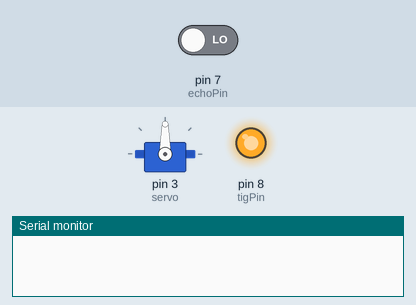
Recording of a sketch running on a simulated Arduino Uno, built with avr-gcc and run on an emulated ATmega328P. Shown: servo, output pins drawn as LEDs (lit = HIGH), the last lines printed to the serial monitor. Inputs (shaded band) come from the test bench; at power-on: pin 7 (echoPin) LOW.

Above: at 0.05 s.
At 1.15 s:
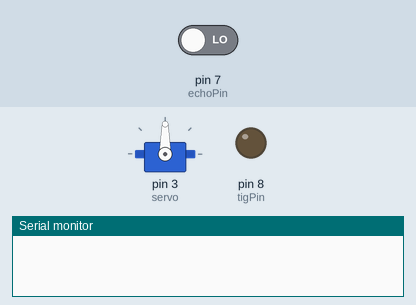
At 2.25 s:
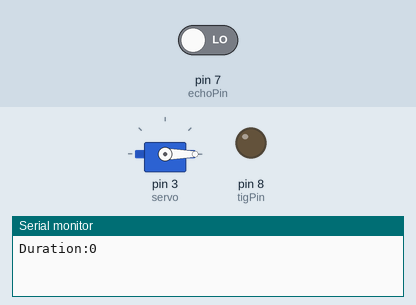
At 4.45 s:
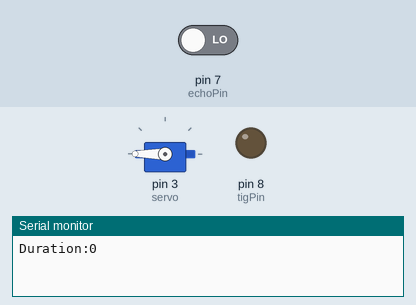
Timing chart, 0 to 5.9 s (numbered marks = the images above):
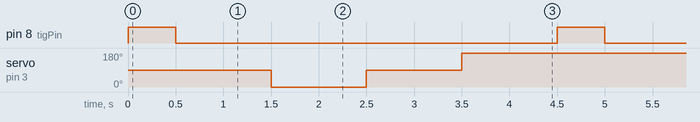

The sketch:

ultrasonic.ino
```cpp
const int echoPin=7,tigPin=8;
#include<Servo.h>
Servo servo;
void setup() {
  // put your setup code here, to run once:
  Serial.begin(9600);
  pinMode(tigPin,OUTPUT);
  pinMode(echoPin,INPUT);
 servo.attach(3);
}
void servoCall(int distance)
{
  if(distance<20)
  servo.write(0);
  // delay(1000);
  // servo.write(45);
  delay(1000);
  servo.write(90);
  // delay(1000);
  // servo.write(135);
  delay(1000);
  servo.write(180);
  delay(1000);
}
void loop() {
  // put your main code here, to run repeatedly
  long duration,distance;
  digitalWrite(tigPin,HIGH);
  delay(500);
  digitalWrite(tigPin,LOW);
  duration = pulseIn(echoPin,HIGH);
  distance = duration*0.034/2;
  Serial.print("Duration:");
  Serial.println(distance);
  servoCall(distance);
}
```

Measured:
- by itself, pin 8 (tigPin): alternates HIGH for 0.50 s and LOW for 4.0 s
- by itself, servo on pin 3 (servo): repeats every 4.5 s: 90° 1.0 s, 180° 2.5 s, 0° 1.0 s
